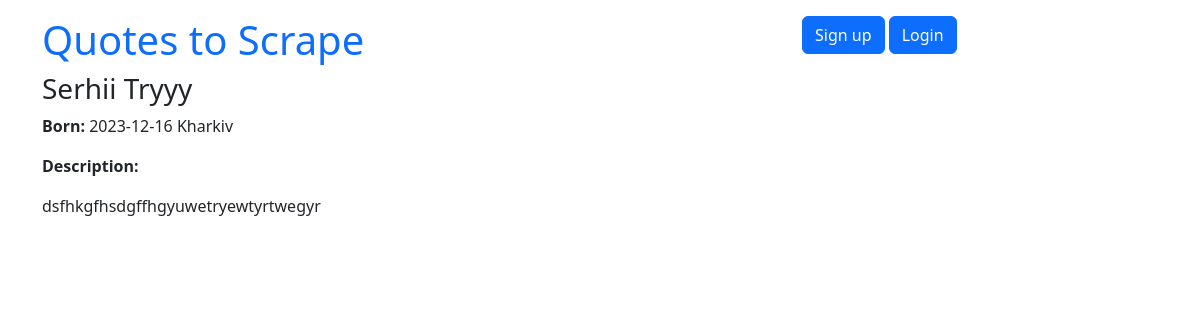
Screenshot of /author/52/ with the database file from the repository.
### quotes/models.py (models this page shows, shortened)
class Author(models.Model):
    fullname = models.CharField(max_length=50)
    born_date = models.CharField(max_length=50)
    born_location = models.CharField(max_length=150)
    description = models.TextField()
    created_at = models.DateTimeField(auto_now_add=True)

### quotes/views.py (the view)
# urls.py: path('author/<str:author_id>/', views.author_detail, name='author_detail'),
def author_detail(request, author_id):
    author = get_object_or_404(Author, id=author_id)
    return render(request, 'quotes/author_detail.html', context={'author': author})

### quotes/templates/quotes/author_detail.html
{% extends 'quotes/base.html' %}
{% block content %}
<div class="author-details">
    <h3 class="author-title">{{ author.fullname }}</h3>
    <p><strong>Born:</strong> <span class="author-born-date">{{ author.born_date }}</span> <span class="author-born-location">{{ author.born_location }}</span></p>
    <p><strong>Description:</strong></p>
    <div class="author-description">
        {{ author.description }}
    </div>
</div>
{% endblock %}

### rows the page displays
Author: fullname "Serhii Tryyy", born_date "2023-12-16", born_location "Kharkiv", description "dsfhkgfhsdgffhgyuwetryewtyrtwegyr"
